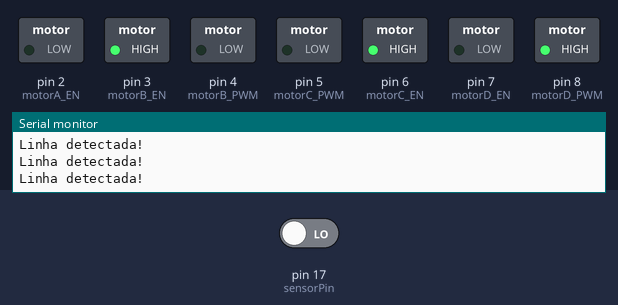
The sketch below on a simulated Arduino Uno, built with avr-gcc and run on an emulated ATmega328P. Parts: switched loads named in the sketch (green lamp = pin HIGH), the last lines printed to the serial monitor. The test bench sets the inputs (shaded band); at power-on: pin 17 (sensorPin) LOW. Pins used as bus, display or sensor lines are not drawn.

Above: at 1.2 s.
1.3 s: pin 17 (sensorPin) driven HIGH
At 1.6 s:
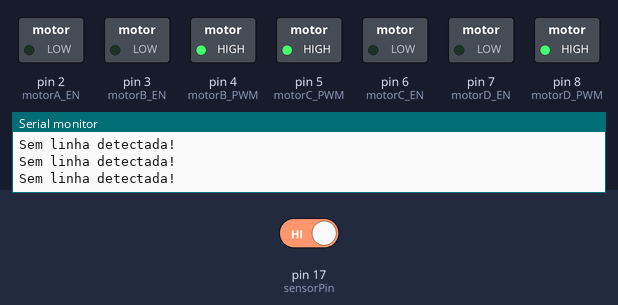
2.8 s: pin 17 (sensorPin) driven LOW
At 4.2 s:
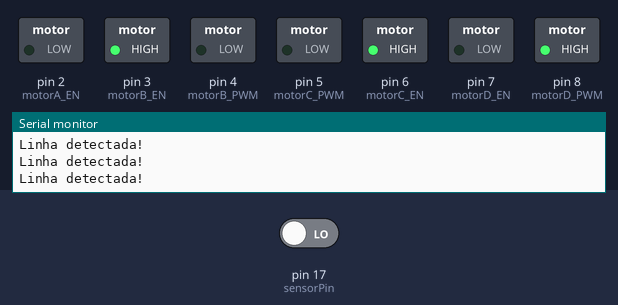
Timing chart, 0 to 5.8 s (numbered marks = the images above; inputs shaded):
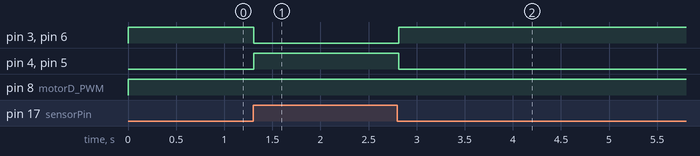

Measured:
- after the input at 1.3 s, pin 3 (motorB_EN), pin 6 (motorC_EN): HIGH → LOW at once; pin 4 (motorB_PWM), pin 5 (motorC_PWM): LOW → HIGH at once
- after the input at 2.8 s, pin 3 (motorB_EN), pin 6 (motorC_EN): LOW → HIGH at once; pin 4 (motorB_PWM), pin 5 (motorC_PWM): HIGH → LOW at once

The sketch:

Teste-5-IR-XYR.ino
```cpp
// === Declaração de pinos ===

const int motorA_EN = 2;  // Frente esquerda
const int motorA_PWM = 1;

const int motorB_EN = 3;  // Frente direita
const int motorB_PWM = 4;

const int motorC_EN = 6;  // Trás esquerda
const int motorC_PWM = 5;

const int motorD_EN = 7;  // Trás direita
const int motorD_PWM = 8;

const int sensorPin = 17; // Pino do sensor infravermelho

int N = 110; // valor mínimo que o motor funciona

// Variáveis globais de movimento
float Ly = 0;
float Lx = 0;
float Rt = 0;

// PWM para os motores
int LeftFront = 0;
int RightFront = 0;
int LeftBack = 0;
int RightBack = 0;

void setup() {
  Serial.begin(9600);

  // Motores
  pinMode(motorA_EN, OUTPUT);
  pinMode(motorA_PWM, OUTPUT);
  pinMode(motorB_EN, OUTPUT);
  pinMode(motorB_PWM, OUTPUT);
  pinMode(motorC_EN, OUTPUT);
  pinMode(motorC_PWM, OUTPUT);
  pinMode(motorD_EN, OUTPUT);
  pinMode(motorD_PWM, OUTPUT);

  // Sensor
  pinMode(sensorPin, INPUT);
}

void loop() {
  int valorSensor = digitalRead(sensorPin);

  // Se não detectar linha (valor HIGH no KeyesIR), o robô anda
  if (valorSensor == HIGH) {
    Serial.println("Sem linha detectada!");
    Ly = 1;
    Lx = 0;
    Rt = 0;
  } else {
    Serial.println("Linha detectada!");
    Ly = 0;
    Lx = 1;
    Rt = 0;

  }

  // Calcula os valores PWM com base em Ly, Lx, Rt
  move_robot(Ly, Lx, Rt);

  // Envia sinais aos motores
  setMotor(motorA_EN, motorA_PWM, LeftFront);
  setMotor(motorB_EN, motorB_PWM, RightFront);
  setMotor(motorC_EN, motorC_PWM, LeftBack);
  setMotor(motorD_EN, motorD_PWM, RightBack);

  delay(100);
}

//------------------------------------------------
// Função para mover robô com rodas mecanum

void move_robot(float Ly, float Lx, float Rt) {
  float LF = Ly + Lx + Rt;
  float RF = Ly - Lx - Rt;
  float LB = Ly - Lx + Rt;
  float RB = Ly + Lx - Rt;

  float ALF = abs(LF);
  float ARF = abs(RF);
  float ALB = abs(LB);
  float ARB = abs(RB);

  float Multi = 0;
  float maior = max(max(ALF, ARF), max(ALB, ARB));
  Multi = (maior <= 1) ? (255 - N) : (255 - N) / maior;

  LeftFront  = (LF > 0) ? (int)(LF * Multi + N) : (LF < 0) ? (int)(LF * Multi - N) : 0;
  RightFront = (RF > 0) ? (int)(RF * Multi + N) : (RF < 0) ? (int)(RF * Multi - N) : 0;
  LeftBack   = (LB > 0) ? (int)(LB * Multi + N) : (LB < 0) ? (int)(LB * Multi - N) : 0;
  RightBack  = (RB > 0) ? (int)(RB * Multi + N) : (RB < 0) ? (int)(RB * Multi - N) : 0;

}

//------------------------------------------------
// Função para aplicar PWM e direção

void setMotor(int enPin, int pwmPin, int velocidade) {
  int veloAbs = abs(velocidade);
  if (velocidade > 0) {
    analogWrite(enPin, 0);          // Sentido horário
    analogWrite(pwmPin, veloAbs);
  } else if (velocidade < 0) {
    analogWrite(enPin, veloAbs);    // Sentido anti-horário
    analogWrite(pwmPin, 0);
  } else {
    analogWrite(enPin, 0);          // Parado
    analogWrite(pwmPin, 0);
  }
}
```
